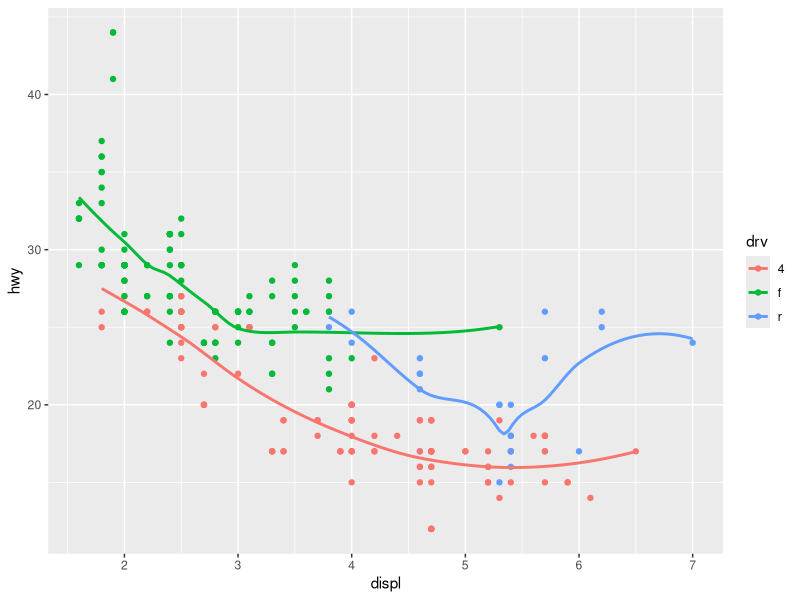
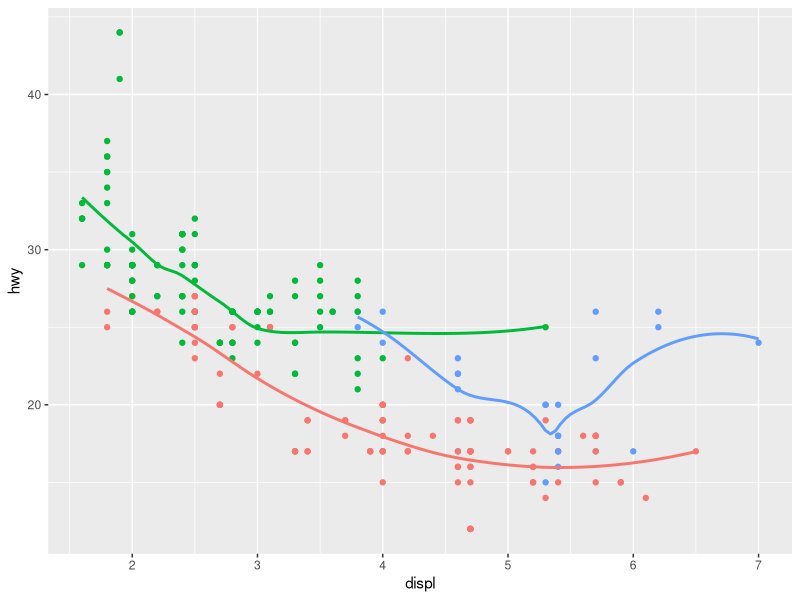
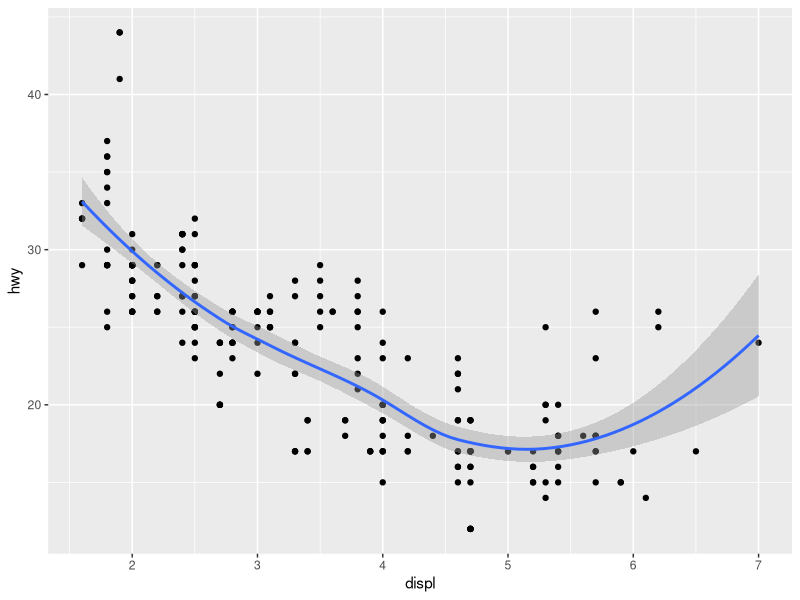
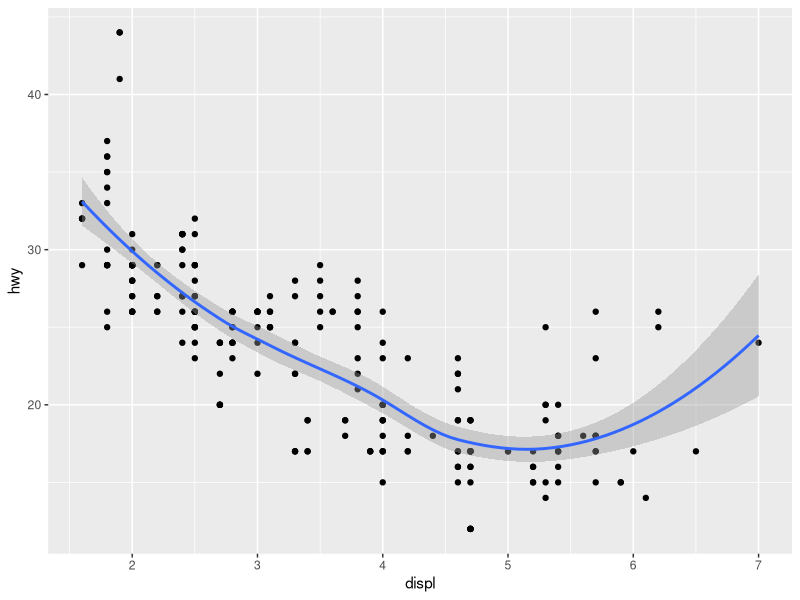
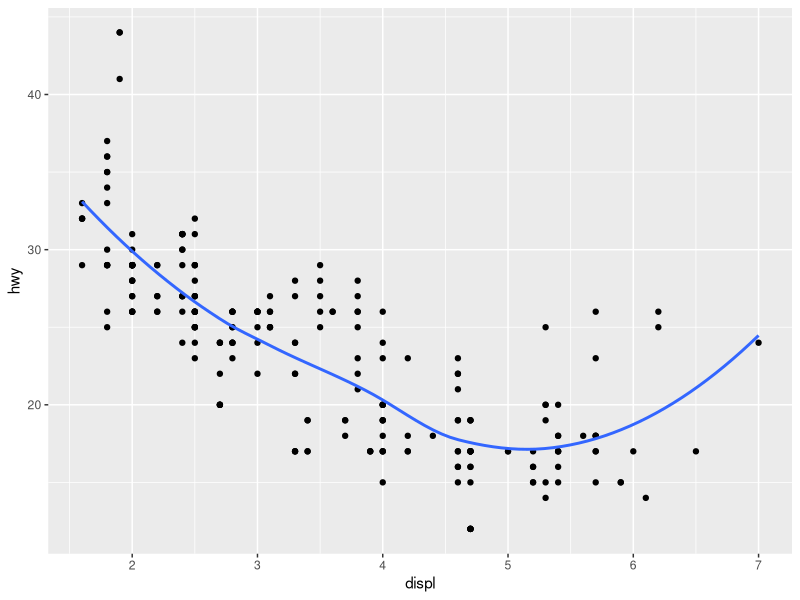
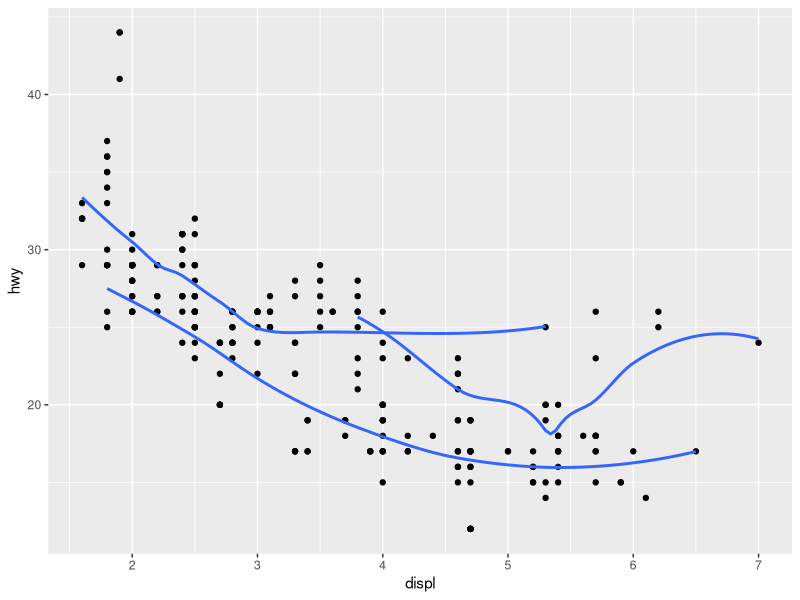
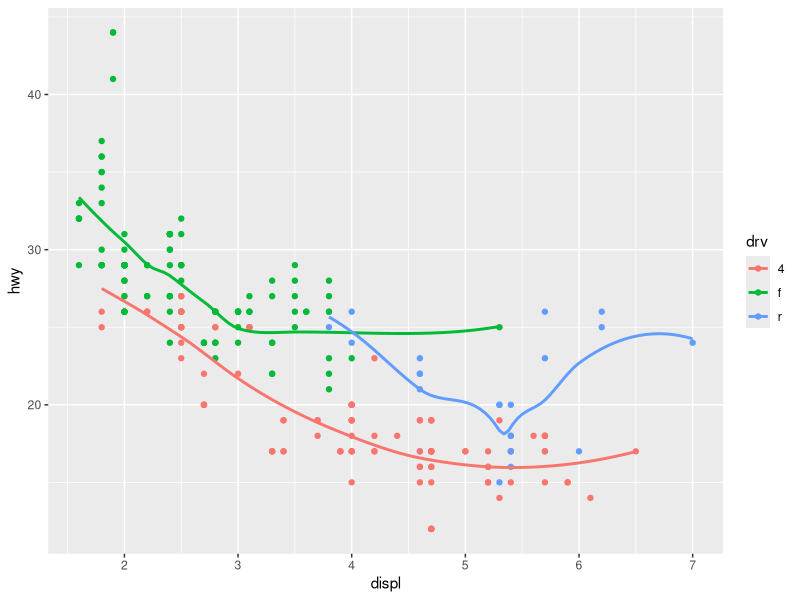
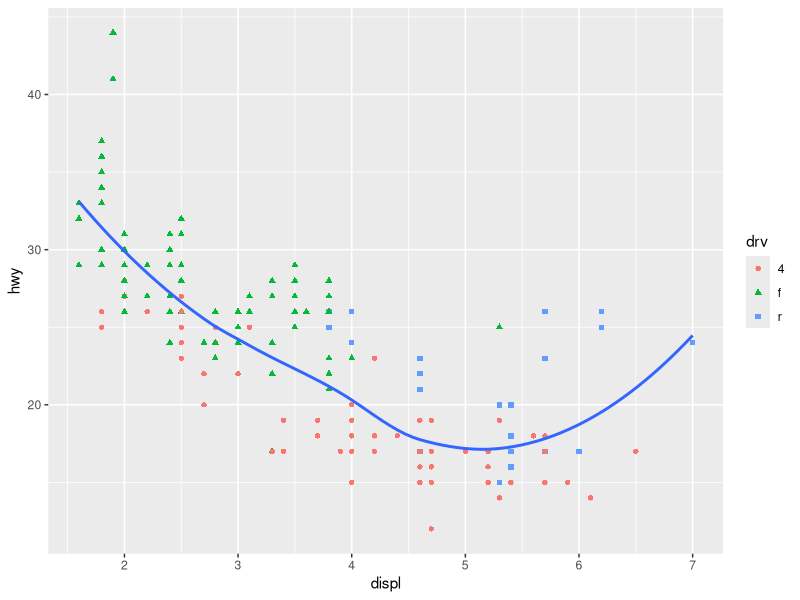

Recreate these plots in R, in order.
## ---- chunk 1
library(tidyverse)
## ---- chunk 2
ggplot(data = mpg, mapping = aes(x=displ, y = hwy,color = drv)) +
  geom_point() +
  geom_smooth(se = F)
## ---- chunk 3
ggplot(data = mpg, mapping = aes(x=displ, y = hwy, color = drv)) +
  geom_point(show.legend = F) +
  geom_smooth(se = F, show.legend = F)
## ---- chunk 4
ggplot(data = mpg, mapping =aes(x=displ, y = hwy)) +
  geom_point()+
  geom_smooth()

ggplot(data = mpg) + 
  geom_point(mapping =aes(x=displ, y = hwy)) +
  geom_smooth(mapping =aes(x=displ, y = hwy))
## ---- chunk 5
ggplot(data = mpg, mapping =aes(x=displ, y = hwy)) +
  geom_point() +
  geom_smooth(se=F)

## ---- chunk 6
ggplot(data = mpg, mapping = aes(x=displ, y= hwy)) +
  geom_point() +
  geom_smooth(mapping = aes(group = drv), se = F)
  
## ---- chunk 7
ggplot(data = mpg, mapping = aes(x=displ, y= hwy, color = drv)) +
  geom_point() +
  geom_smooth(mapping = aes(group = drv), se = F)
## ---- chunk 8
ggplot(data = mpg, mapping = aes(x=displ, y= hwy)) +
  geom_point(mapping = aes(col = drv, shape = drv)) +
  geom_smooth(se = F)
## ---- chunk 9
ggplot(data = mpg, mapping = aes(x=displ, y= hwy)) +
  geom_point(mapping = aes(col = drv, shape = drv)) +
  geom_smooth(mapping = aes(group = drv, linetype = drv), se = F)
## ---- chunk 10
ggplot(data = mpg, mapping = aes(x=displ, y= hwy)) +
  geom_point(mapping = aes(fill = drv), shape = 23, col = "white", stroke = 3, size = 5) 
